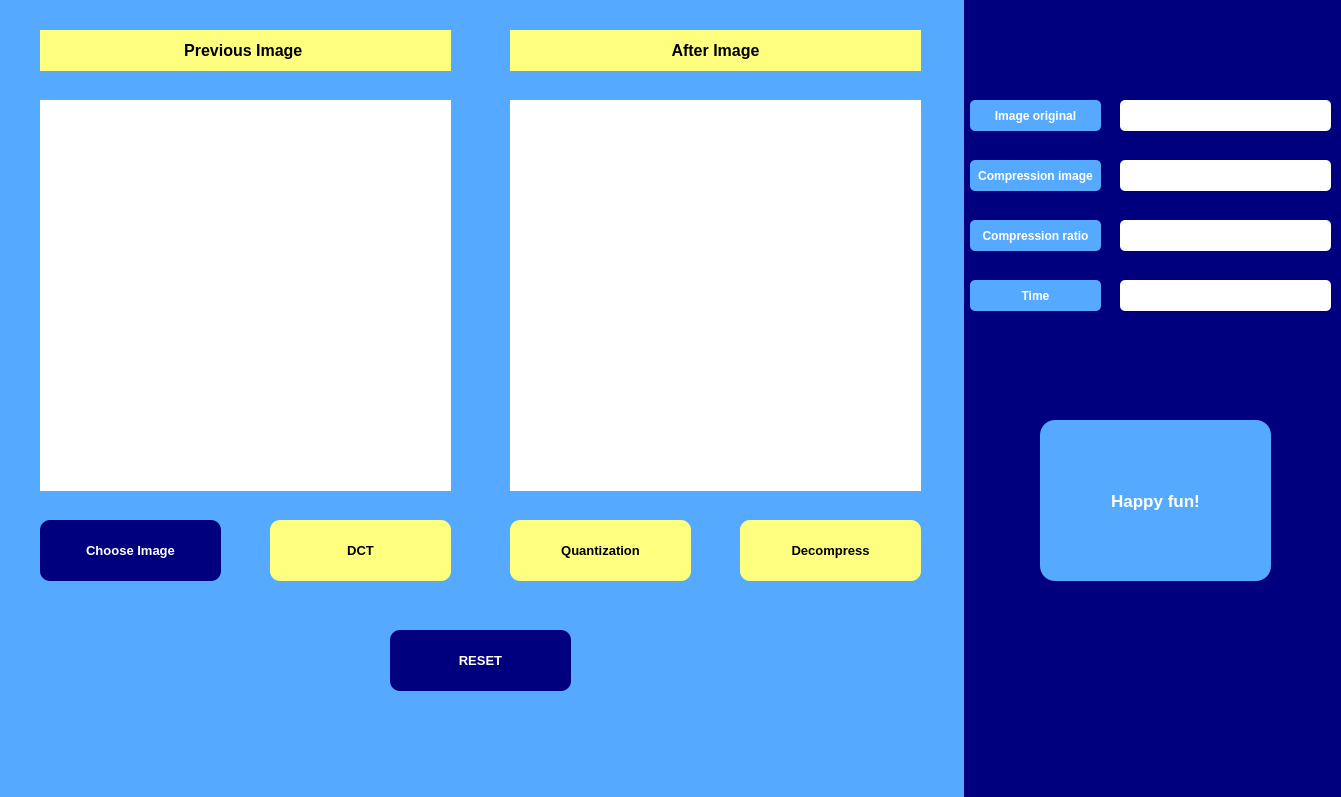
<?xml version="1.0" encoding="UTF-8"?>
<ui version="4.0">
 <class>JPEG</class>
 <widget class="QMainWindow" name="JPEG">
  <property name="geometry">
   <rect>
    <x>0</x>
    <y>0</y>
    <width>1341</width>
    <height>797</height>
   </rect>
  </property>
  <property name="font">
   <font>
    <weight>50</weight>
    <bold>false</bold>
   </font>
  </property>
  <property name="windowTitle">
   <string>IMAGE PROCESSING</string>
  </property>
  <property name="styleSheet">
   <string notr="true">background-color: rgb(85, 170, 255);
setWordWrap: True</string>
  </property>
  <property name="inputMethodHints">
   <set>Qt::ImhNone</set>
  </property>
  <property name="documentMode">
   <bool>false</bool>
  </property>
  <widget class="QWidget" name="centralwidget">
   <widget class="QLabel" name="pre_frame">
    <property name="geometry">
     <rect>
      <x>40</x>
      <y>100</y>
      <width>411</width>
      <height>391</height>
     </rect>
    </property>
    <property name="mouseTracking">
     <bool>false</bool>
    </property>
    <property name="styleSheet">
     <string notr="true">background-color: rgb(255, 255, 255);</string>
    </property>
    <property name="text">
     <string/>
    </property>
   </widget>
   <widget class="QLabel" name="aft_frame">
    <property name="geometry">
     <rect>
      <x>510</x>
      <y>100</y>
      <width>411</width>
      <height>391</height>
     </rect>
    </property>
    <property name="styleSheet">
     <string notr="true">background-color: rgb(255, 255, 255);</string>
    </property>
    <property name="text">
     <string/>
    </property>
   </widget>
   <widget class="QLabel" name="pre_img">
    <property name="enabled">
     <bool>true</bool>
    </property>
    <property name="geometry">
     <rect>
      <x>40</x>
      <y>30</y>
      <width>411</width>
      <height>41</height>
     </rect>
    </property>
    <property name="font">
     <font>
      <pointsize>12</pointsize>
      <weight>75</weight>
      <italic>false</italic>
      <bold>true</bold>
      <underline>false</underline>
      <strikeout>false</strikeout>
     </font>
    </property>
    <property name="cursor">
     <cursorShape>ArrowCursor</cursorShape>
    </property>
    <property name="acceptDrops">
     <bool>false</bool>
    </property>
    <property name="toolTip">
     <string/>
    </property>
    <property name="layoutDirection">
     <enum>Qt::LeftToRight</enum>
    </property>
    <property name="styleSheet">
     <string notr="true">background-color: rgb(255, 255, 127);</string>
    </property>
    <property name="frameShape">
     <enum>QFrame::NoFrame</enum>
    </property>
    <property name="frameShadow">
     <enum>QFrame::Plain</enum>
    </property>
    <property name="text">
     <string>Previous Image </string>
    </property>
    <property name="scaledContents">
     <bool>false</bool>
    </property>
    <property name="alignment">
     <set>Qt::AlignCenter</set>
    </property>
   </widget>
   <widget class="QLabel" name="aft_img">
    <property name="geometry">
     <rect>
      <x>510</x>
      <y>30</y>
      <width>411</width>
      <height>41</height>
     </rect>
    </property>
    <property name="font">
     <font>
      <pointsize>12</pointsize>
      <weight>75</weight>
      <bold>true</bold>
     </font>
    </property>
    <property name="styleSheet">
     <string notr="true">background-color: rgb(255, 255, 127);</string>
    </property>
    <property name="text">
     <string>After Image</string>
    </property>
    <property name="alignment">
     <set>Qt::AlignCenter</set>
    </property>
   </widget>
   <widget class="QPushButton" name="DCT">
    <property name="geometry">
     <rect>
      <x>270</x>
      <y>520</y>
      <width>181</width>
      <height>61</height>
     </rect>
    </property>
    <property name="font">
     <font>
      <pointsize>10</pointsize>
      <weight>75</weight>
      <bold>true</bold>
     </font>
    </property>
    <property name="styleSheet">
     <string notr="true">background-color: rgb(255, 255, 127);
border-radius: 10px;
</string>
    </property>
    <property name="text">
     <string>DCT</string>
    </property>
   </widget>
   <widget class="QPushButton" name="quantization">
    <property name="enabled">
     <bool>true</bool>
    </property>
    <property name="geometry">
     <rect>
      <x>510</x>
      <y>520</y>
      <width>181</width>
      <height>61</height>
     </rect>
    </property>
    <property name="font">
     <font>
      <pointsize>10</pointsize>
      <weight>75</weight>
      <bold>true</bold>
      <kerning>true</kerning>
     </font>
    </property>
    <property name="acceptDrops">
     <bool>false</bool>
    </property>
    <property name="autoFillBackground">
     <bool>false</bool>
    </property>
    <property name="styleSheet">
     <string notr="true">background-color: rgb(255, 255, 127);
border-radius: 10px;
</string>
    </property>
    <property name="inputMethodHints">
     <set>Qt::ImhNone</set>
    </property>
    <property name="text">
     <string>Quantization</string>
    </property>
    <property name="checkable">
     <bool>false</bool>
    </property>
    <property name="autoRepeat">
     <bool>false</bool>
    </property>
    <property name="autoDefault">
     <bool>false</bool>
    </property>
    <property name="default">
     <bool>false</bool>
    </property>
    <property name="flat">
     <bool>false</bool>
    </property>
   </widget>
   <widget class="QPushButton" name="Decompress">
    <property name="geometry">
     <rect>
      <x>740</x>
      <y>520</y>
      <width>181</width>
      <height>61</height>
     </rect>
    </property>
    <property name="font">
     <font>
      <pointsize>10</pointsize>
      <weight>75</weight>
      <bold>true</bold>
     </font>
    </property>
    <property name="styleSheet">
     <string notr="true">background-color: rgb(255, 255, 127);
border-radius: 10px;
</string>
    </property>
    <property name="text">
     <string>Decompress</string>
    </property>
   </widget>
   <widget class="QPushButton" name="chooseImage">
    <property name="geometry">
     <rect>
      <x>40</x>
      <y>520</y>
      <width>181</width>
      <height>61</height>
     </rect>
    </property>
    <property name="font">
     <font>
      <pointsize>10</pointsize>
      <weight>75</weight>
      <bold>true</bold>
     </font>
    </property>
    <property name="styleSheet">
     <string notr="true">background-color: rgb(0, 0, 127);
color: rgb(255, 255, 255);
border-radius: 10px;
</string>
    </property>
    <property name="text">
     <string>Choose Image</string>
    </property>
   </widget>
   <widget class="QPushButton" name="Reset">
    <property name="geometry">
     <rect>
      <x>390</x>
      <y>630</y>
      <width>181</width>
      <height>61</height>
     </rect>
    </property>
    <property name="font">
     <font>
      <pointsize>10</pointsize>
      <weight>75</weight>
      <bold>true</bold>
     </font>
    </property>
    <property name="styleSheet">
     <string notr="true">background-color: rgb(0, 0, 127);
color: rgb(255, 255, 255);
border-radius: 10px;
</string>
    </property>
    <property name="text">
     <string>RESET</string>
    </property>
   </widget>
   <widget class="QLabel" name="baseFrame">
    <property name="geometry">
     <rect>
      <x>964</x>
      <y>-5</y>
      <width>401</width>
      <height>811</height>
     </rect>
    </property>
    <property name="styleSheet">
     <string notr="true">background-color: rgb(0, 0, 127);</string>
    </property>
    <property name="inputMethodHints">
     <set>Qt::ImhMultiLine</set>
    </property>
    <property name="text">
     <string/>
    </property>
   </widget>
   <widget class="QLabel" name="sizePre">
    <property name="geometry">
     <rect>
      <x>970</x>
      <y>100</y>
      <width>131</width>
      <height>31</height>
     </rect>
    </property>
    <property name="font">
     <font>
      <weight>75</weight>
      <bold>true</bold>
     </font>
    </property>
    <property name="styleSheet">
     <string notr="true">color: rgb(255, 255, 255);
border-radius: 5px;
</string>
    </property>
    <property name="text">
     <string>Image original</string>
    </property>
    <property name="alignment">
     <set>Qt::AlignCenter</set>
    </property>
   </widget>
   <widget class="QLabel" name="disSizePre">
    <property name="geometry">
     <rect>
      <x>1120</x>
      <y>100</y>
      <width>211</width>
      <height>31</height>
     </rect>
    </property>
    <property name="font">
     <font>
      <weight>75</weight>
      <bold>true</bold>
     </font>
    </property>
    <property name="styleSheet">
     <string notr="true">border-radius: 5px;
color: rgb(0, 0, 0);
background-color: rgb(255, 255, 255);</string>
    </property>
    <property name="text">
     <string/>
    </property>
    <property name="alignment">
     <set>Qt::AlignCenter</set>
    </property>
   </widget>
   <widget class="QLabel" name="disSizeCompress">
    <property name="geometry">
     <rect>
      <x>1120</x>
      <y>160</y>
      <width>211</width>
      <height>31</height>
     </rect>
    </property>
    <property name="font">
     <font>
      <weight>75</weight>
      <bold>true</bold>
     </font>
    </property>
    <property name="styleSheet">
     <string notr="true">border-radius: 5px;
color: rgb(0, 0, 0);
background-color: rgb(255, 255, 255);</string>
    </property>
    <property name="text">
     <string/>
    </property>
    <property name="alignment">
     <set>Qt::AlignCenter</set>
    </property>
   </widget>
   <widget class="QLabel" name="disRatio">
    <property name="geometry">
     <rect>
      <x>1120</x>
      <y>220</y>
      <width>211</width>
      <height>31</height>
     </rect>
    </property>
    <property name="font">
     <font>
      <weight>75</weight>
      <bold>true</bold>
     </font>
    </property>
    <property name="styleSheet">
     <string notr="true">border-radius: 5px;
color: rgb(0, 0, 0);
background-color: rgb(255, 255, 255);</string>
    </property>
    <property name="text">
     <string/>
    </property>
    <property name="alignment">
     <set>Qt::AlignCenter</set>
    </property>
   </widget>
   <widget class="QLabel" name="disTime">
    <property name="geometry">
     <rect>
      <x>1120</x>
      <y>280</y>
      <width>211</width>
      <height>31</height>
     </rect>
    </property>
    <property name="font">
     <font>
      <weight>75</weight>
      <bold>true</bold>
     </font>
    </property>
    <property name="styleSheet">
     <string notr="true">border-radius: 5px;
color: rgb(0, 0, 0);
background-color: rgb(255, 255, 255);</string>
    </property>
    <property name="text">
     <string/>
    </property>
    <property name="alignment">
     <set>Qt::AlignCenter</set>
    </property>
   </widget>
   <widget class="QLabel" name="sizeCompress">
    <property name="geometry">
     <rect>
      <x>970</x>
      <y>160</y>
      <width>131</width>
      <height>31</height>
     </rect>
    </property>
    <property name="font">
     <font>
      <weight>75</weight>
      <bold>true</bold>
     </font>
    </property>
    <property name="styleSheet">
     <string notr="true">color: rgb(255, 255, 255);
border-radius: 5px;
</string>
    </property>
    <property name="text">
     <string>Compression image</string>
    </property>
    <property name="alignment">
     <set>Qt::AlignCenter</set>
    </property>
   </widget>
   <widget class="QLabel" name="Ratio">
    <property name="geometry">
     <rect>
      <x>970</x>
      <y>220</y>
      <width>131</width>
      <height>31</height>
     </rect>
    </property>
    <property name="font">
     <font>
      <weight>75</weight>
      <bold>true</bold>
     </font>
    </property>
    <property name="styleSheet">
     <string notr="true">color: rgb(255, 255, 255);
border-radius: 5px;
</string>
    </property>
    <property name="text">
     <string>Compression ratio</string>
    </property>
    <property name="alignment">
     <set>Qt::AlignCenter</set>
    </property>
   </widget>
   <widget class="QLabel" name="time">
    <property name="geometry">
     <rect>
      <x>970</x>
      <y>280</y>
      <width>131</width>
      <height>31</height>
     </rect>
    </property>
    <property name="font">
     <font>
      <weight>75</weight>
      <bold>true</bold>
     </font>
    </property>
    <property name="styleSheet">
     <string notr="true">color: rgb(255, 255, 255);
border-radius: 5px;
</string>
    </property>
    <property name="text">
     <string>Time</string>
    </property>
    <property name="alignment">
     <set>Qt::AlignCenter</set>
    </property>
   </widget>
   <widget class="QLabel" name="author">
    <property name="geometry">
     <rect>
      <x>1040</x>
      <y>420</y>
      <width>231</width>
      <height>161</height>
     </rect>
    </property>
    <property name="font">
     <font>
      <pointsize>13</pointsize>
      <weight>75</weight>
      <bold>true</bold>
     </font>
    </property>
    <property name="styleSheet">
     <string notr="true">color: rgb(255, 255, 255);
border-radius: 15px;
</string>
    </property>
    <property name="text">
     <string>Happy fun!</string>
    </property>
    <property name="alignment">
     <set>Qt::AlignCenter</set>
    </property>
    <property name="wordWrap">
     <bool>true</bool>
    </property>
   </widget>
  </widget>
 </widget>
 <resources/>
 <connections/>
</ui>
